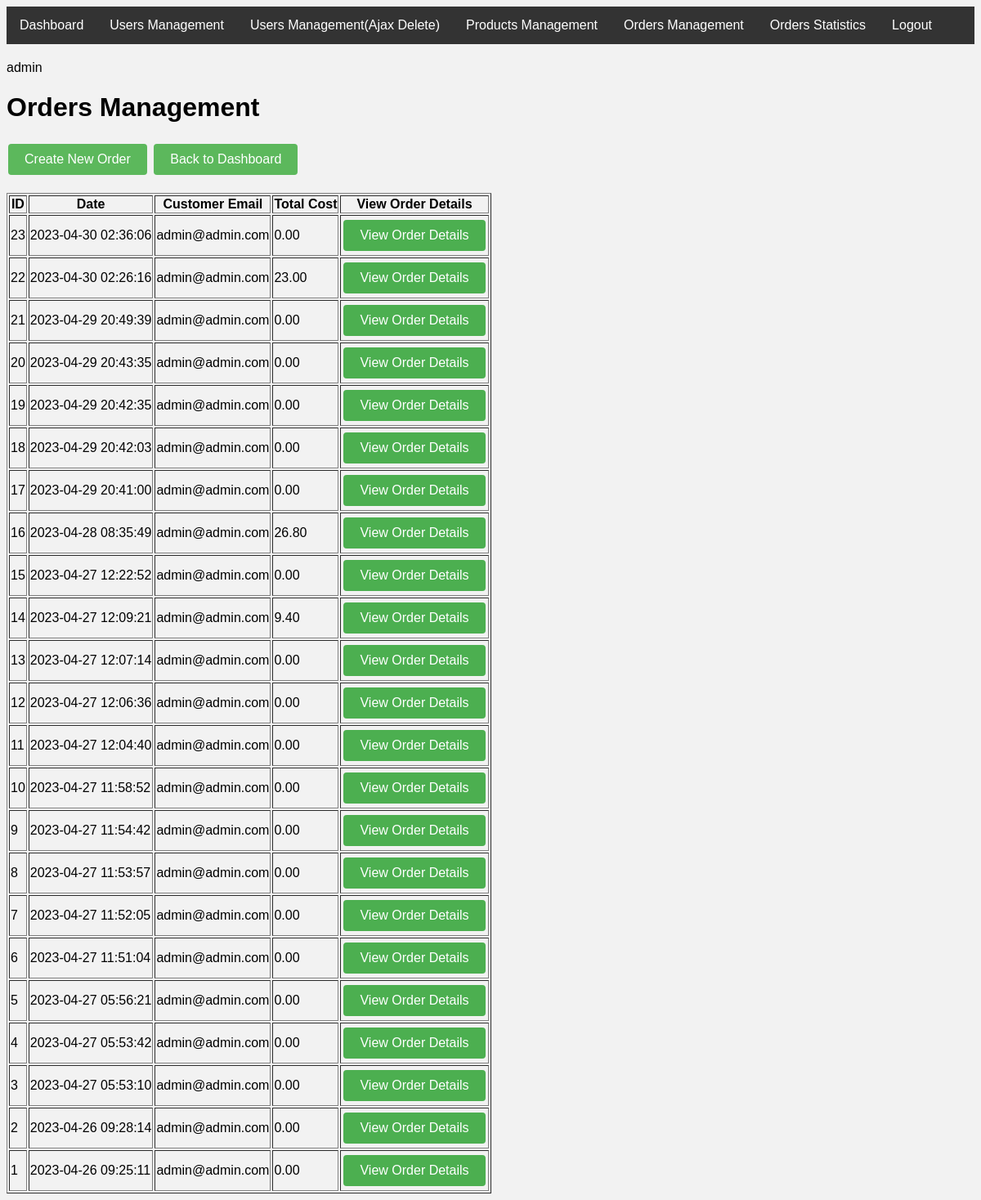
Page /mvc-oop/View/orders-management.php (signed in) on the committed database.
### tables this page shows
CREATE TABLE `orders` (
  `order_id` int(11) NOT NULL,
  `customer_id` int(11) NOT NULL,
  `order_date` datetime NOT NULL,
  `total_cost` decimal(10,2) NOT NULL
);

CREATE TABLE `users` (
  `id` int(11) NOT NULL,
  `username` varchar(255) NOT NULL,
  `password` varchar(255) NOT NULL,
  `email` varchar(255) NOT NULL,
  `role` varchar(255) NOT NULL,
  `token` varchar(255) DEFAULT NULL
);

### mvc-oop/View/orders-management.php (the view, shortened to what this page needs)
<?php
$user_role = $_SESSION['logged_in_user']['role'];
?>
<?php
    include_once "header.php";
    include_once "navigation-menu.php";
?>
<?php
print_r($user_role);
$db = new DatabaseConnection();
$conn = $db->getConnection();
$sql = "SELECT o.order_id, o.order_date, o.total_cost, c.email
        FROM orders AS o
        INNER JOIN users AS c
        ON o.customer_id = c.id
        ORDER BY o.order_date DESC";
$result = mysqli_query($conn, $sql);
$orders = array();
if(mysqli_num_rows($result) > 0) {
  while($row = mysqli_fetch_assoc($result)) {
    $orders[] = $row;
  }
}
?>
<h1>Orders Management</h1>
<a href="create-order.php"><button class="btn btn-success">Create New Order</button></a>
<a href="dashboard.php"><button class="btn btn-success">Back to Dashboard</button></a>
<br>
<br>
<table border="1">
  <thead>
    <tr>
      <th>ID</th>
      <th>Date</th>
      <th>Customer Email</th>
      <th>Total Cost</th>
      <th>View Order Details
      </th>
    </tr>
  </thead>
  <tbody>
    <?php foreach($orders as $order): ?>
      <tr>
        <td><?php echo $order['order_id']; ?></td>
        <td><?php echo $order['order_date']; ?></td>
        <td><?php echo $order['email']; ?></td>
        <td><?php echo $order['total_cost']; ?></td>
        <td>
          <center><a href="order-details.php?order_id=<?php echo $order['order_id']; ?>"><button>View Order Details</button></a></center>
        </td>
      </tr>
    <?php endforeach; ?>
  </tbody>
</table>

### mvc-oop/Assets/css/main.css (style rules this page uses)
body { font-family: Arial, sans-serif; background-color: #f2f2f2; }
button { background-color: #4CAF50; border: none; color: white; padding: 10px 20px; text-align: center; text-decoration: none; display: inline-block; font-size: 16px; margin: 4px 2px; cursor: pointer; border-radius: 4px; }
.btn-success { background-color: #5cb85c; }

### rows in the picture
orders: order_id "23", order_date "2023-04-30 02:36:06", users.email "admin@admin.com", total_cost "0.00"
orders: order_id "22", order_date "2023-04-30 02:26:16", users.email "admin@admin.com", total_cost "23.00"
orders: order_id "21", order_date "2023-04-29 20:49:39", users.email "admin@admin.com", total_cost "0.00"
orders: order_id "20", order_date "2023-04-29 20:43:35", users.email "admin@admin.com", total_cost "0.00"
orders: order_id "19", order_date "2023-04-29 20:42:35", users.email "admin@admin.com", total_cost "0.00"
orders: order_id "18", order_date "2023-04-29 20:42:03", users.email "admin@admin.com", total_cost "0.00"
orders: order_id "17", order_date "2023-04-29 20:41:00", users.email "admin@admin.com", total_cost "0.00"
orders: order_id "16", order_date "2023-04-28 08:35:49", users.email "admin@admin.com", total_cost "26.80"
orders: order_id "15", order_date "2023-04-27 12:22:52", users.email "admin@admin.com", total_cost "0.00"
orders: order_id "14", order_date "2023-04-27 12:09:21", users.email "admin@admin.com", total_cost "9.40"
orders: order_id "13", order_date "2023-04-27 12:07:14", users.email "admin@admin.com", total_cost "0.00"
orders: order_id "12", order_date "2023-04-27 12:06:36", users.email "admin@admin.com", total_cost "0.00"
orders: order_id "11", order_date "2023-04-27 12:04:40", users.email "admin@admin.com", total_cost "0.00"
orders: order_id "10", order_date "2023-04-27 11:58:52", users.email "admin@admin.com", total_cost "0.00"
orders: order_id "9", order_date "2023-04-27 11:54:42", users.email "admin@admin.com", total_cost "0.00"
orders: order_id "8", order_date "2023-04-27 11:53:57", users.email "admin@admin.com", total_cost "0.00"
orders: order_id "7", order_date "2023-04-27 11:52:05", users.email "admin@admin.com", total_cost "0.00"
orders: order_id "6", order_date "2023-04-27 11:51:04", users.email "admin@admin.com", total_cost "0.00"
orders: order_id "5", order_date "2023-04-27 05:56:21", users.email "admin@admin.com", total_cost "0.00"
orders: order_id "4", order_date "2023-04-27 05:53:42", users.email "admin@admin.com", total_cost "0.00"
orders: order_id "3", order_date "2023-04-27 05:53:10", users.email "admin@admin.com", total_cost "0.00"
orders: order_id "2", order_date "2023-04-26 09:28:14", users.email "admin@admin.com", total_cost "0.00"
orders: order_id "1", order_date "2023-04-26 09:25:11", users.email "admin@admin.com", total_cost "0.00"
